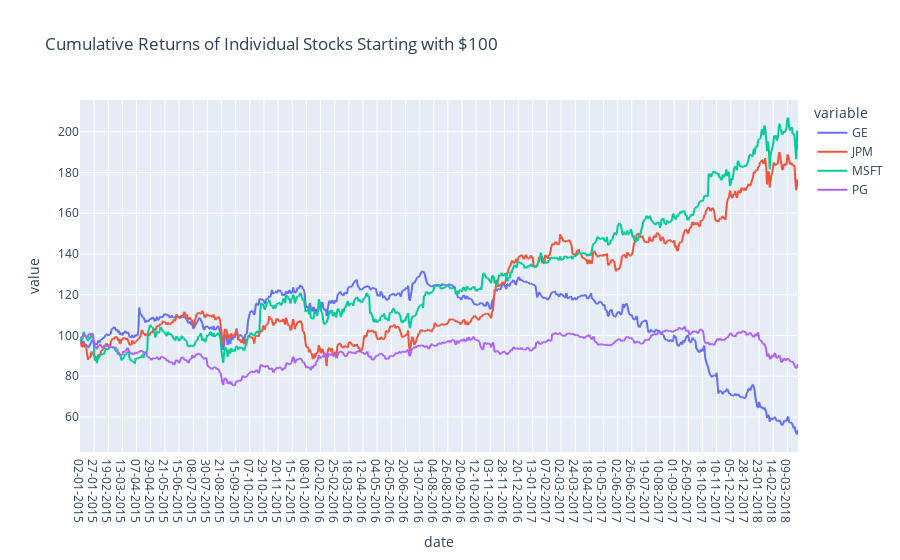

Write notebook code for a chart like this one.
### Code cell
def plot_cum_returns(data, title):    
    daily_cum_returns = 1 + data.dropna().pct_change()
    daily_cum_returns = daily_cum_returns.cumprod()*100
    fig = px.line(daily_cum_returns, title=title)
    return fig
    
fig_cum_returns = plot_cum_returns(stocks_df, 'Cumulative Returns of Individual Stocks Starting with $100')
fig_cum_returns.show()

### Figure 1 — Plotly figure (JSON) as saved in the notebook; plotly's stock layout.template omitted (floating-point values rounded to 4 significant figures; data arrays with more than 128 entries replaced by an {"elided": "..."} marker saying what was removed)
{"data": [{"hovertemplate": "variable=GE<br>date=%{x}<br>value=%{y}<extra></extra>", "legendgroup": "GE", "line": {"color": "#636efa", "dash": "solid"}, "marker": {"symbol": "circle"}, "mode": "lines", "name": "GE", "showlegend": true, "type": "scattergl", "x": {"elided": "813 str values"}, "xaxis": "x", "y": {"elided": "813 float values"}, "yaxis": "y"}, {"hovertemplate": "variable=JPM<br>date=%{x}<br>value=%{y}<extra></extra>", "legendgroup": "JPM", "line": {"color": "#EF553B", "dash": "solid"}, "marker": {"symbol": "circle"}, "mode": "lines", "name": "JPM", "showlegend": true, "type": "scattergl", "x": {"elided": "813 str values"}, "xaxis": "x", "y": {"elided": "813 float values"}, "yaxis": "y"}, {"hovertemplate": "variable=MSFT<br>date=%{x}<br>value=%{y}<extra></extra>", "legendgroup": "MSFT", "line": {"color": "#00cc96", "dash": "solid"}, "marker": {"symbol": "circle"}, "mode": "lines", "name": "MSFT", "showlegend": true, "type": "scattergl", "x": {"elided": "813 str values"}, "xaxis": "x", "y": {"elided": "813 float values"}, "yaxis": "y"}, {"hovertemplate": "variable=PG<br>date=%{x}<br>value=%{y}<extra></extra>", "legendgroup": "PG", "line": {"color": "#ab63fa", "dash": "solid"}, "marker": {"symbol": "circle"}, "mode": "lines", "name": "PG", "showlegend": true, "type": "scattergl", "x": {"elided": "813 str values"}, "xaxis": "x", "y": {"elided": "813 float values"}, "yaxis": "y"}], "layout": {"legend": {"title": {"text": "variable"}, "tracegroupgap": 0}, "title": {"text": "Cumulative Returns of Individual Stocks Starting with $100"}, "xaxis": {"anchor": "y", "domain": [0, 1], "title": {"text": "date"}}, "yaxis": {"anchor": "x", "domain": [0, 1], "title": {"text": "value"}}}}
